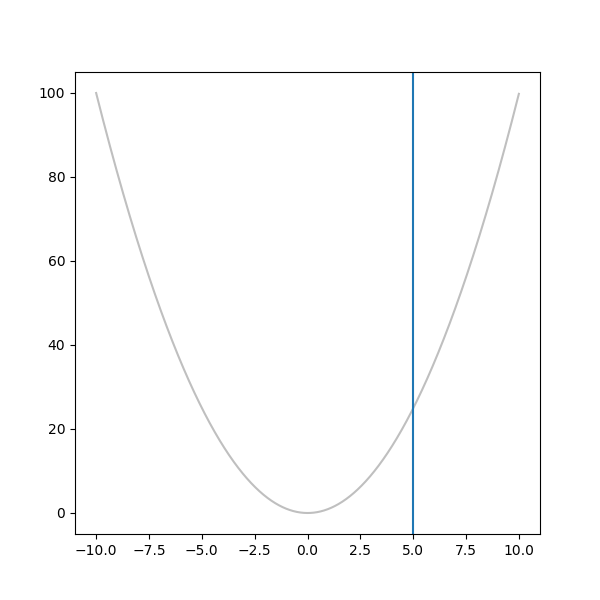

This figure's Python source:
#!/usr/bin/env python3
# -*- coding: utf-8 -*-

"""
Plot a vertial line
"""

import numpy as np
import matplotlib.pyplot as plt

# Build datas ###############

x = np.arange(-10, 10, 0.01)
y = x**2

# Plot data #################

fig = plt.figure(figsize=(6, 6))
ax = fig.add_subplot(111)

ax.plot(x, y, "-k", alpha=0.25)
ax.axvline(5)

# Save file #################

plt.savefig("vertical_line.png")

# Plot ######################

plt.show()
